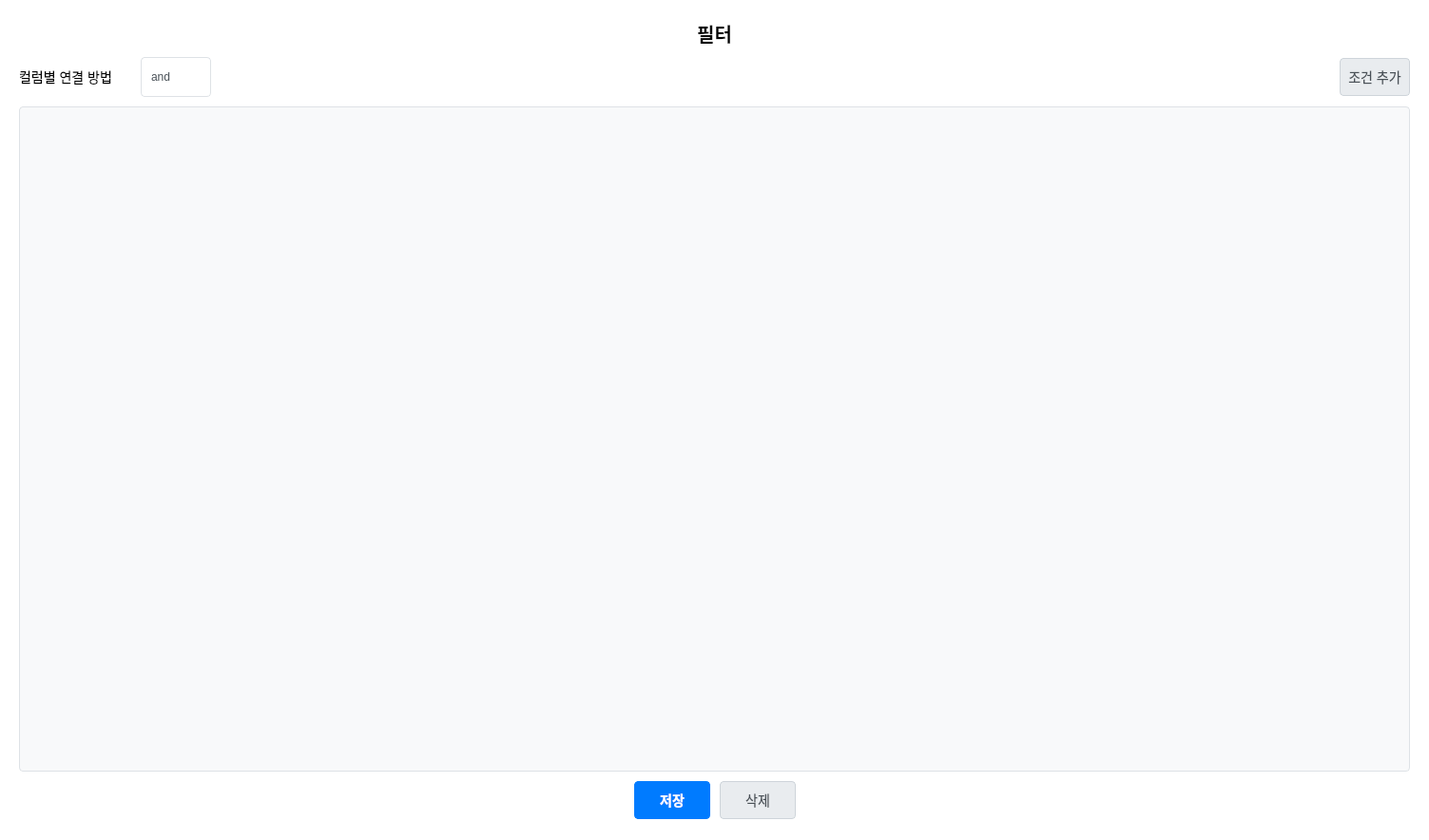
<?xml version="1.0" encoding="UTF-8"?>
<ui version="4.0">
 <class>ExportWidget</class>
 <widget class="QWidget" name="ExportWidget">
  <property name="geometry">
   <rect>
    <x>0</x>
    <y>0</y>
    <width>1503</width>
    <height>884</height>
   </rect>
  </property>
  <property name="styleSheet">
   <string notr="true">QWidget {
    background: white;
}
QLabel {
    color: #000000;
    font-size: 14px;
    background-color: transparent;
}
QLineEdit {
    padding: 8px 12px;
    border: 1px solid #ced4da;
    border-radius: 4px;
    background-color: #ffffff;
    font-size: 14px;
    min-height: 20px;
    color: #495057;
}
QLineEdit:focus {
    border: 1px solid #80bdff;
    outline: 0;
}
QPushButton {
    color: #495057;
    background-color: #e9ecef;
    border: 1px solid #ced4da;
    padding: 8px;
    border-radius: 4px;
    font-size: 14px;
}
QPushButton:hover {
    background-color: #dee2e6;
}
QPushButton#save_button {
    color: #fff;
    background-color: #007bff;
    border-color: #007bff;
    font-weight: bold;
}
QPushButton#save_button:hover {
    color: #fff;
    background-color: #0069d9;
    border-color: #0062cc;
}
QPushButton#save_button:pressed {
    background-color: #0062cc;
    border-color: #005cbf;
}
</string>
  </property>
  <layout class="QVBoxLayout" name="verticalLayout">
   <property name="spacing">
    <number>10</number>
   </property>
   <property name="leftMargin">
    <number>20</number>
   </property>
   <property name="topMargin">
    <number>20</number>
   </property>
   <property name="rightMargin">
    <number>20</number>
   </property>
   <property name="bottomMargin">
    <number>20</number>
   </property>
   <item>
    <widget class="QLabel" name="title_label">
     <property name="styleSheet">
      <string notr="true">font-size: 20px;
font-weight: bold;
color: #000000;
background-color: transparent;</string>
     </property>
     <property name="text">
      <string>필터</string>
     </property>
     <property name="alignment">
      <set>Qt::AlignmentFlag::AlignCenter</set>
     </property>
    </widget>
   </item>
   <item>
    <layout class="QHBoxLayout" name="horizontalLayout">
     <item>
      <widget class="QLabel" name="label">
       <property name="sizePolicy">
        <sizepolicy hsizetype="Fixed" vsizetype="Preferred">
         <horstretch>0</horstretch>
         <verstretch>0</verstretch>
        </sizepolicy>
       </property>
       <property name="styleSheet">
        <string notr="true">color: #000000;</string>
       </property>
       <property name="text">
        <string>컬럼별 연결 방법</string>
       </property>
      </widget>
     </item>
     <item>
      <spacer name="horizontalSpacer_3">
       <property name="orientation">
        <enum>Qt::Orientation::Horizontal</enum>
       </property>
       <property name="sizeType">
        <enum>QSizePolicy::Policy::Fixed</enum>
       </property>
       <property name="sizeHint" stdset="0">
        <size>
         <width>20</width>
         <height>20</height>
        </size>
       </property>
      </spacer>
     </item>
     <item>
      <widget class="QComboBox" name="connect_conditions_combobox">
       <property name="sizePolicy">
        <sizepolicy hsizetype="Fixed" vsizetype="Fixed">
         <horstretch>0</horstretch>
         <verstretch>0</verstretch>
        </sizepolicy>
       </property>
       <property name="styleSheet">
        <string notr="true">QComboBox {
	background-color: white;
	border: 1px solid #dee2e6;
	border-radius: 4px;
	padding: 5px 10px;
	min-height: 30px;
	color: #495057;
}
QComboBox:focus {
	border: 1px solid #339af0;
}
QComboBox::drop-down {
	subcontrol-origin: padding;
	subcontrol-position: center right;
	width: 30px;
	border: none;
}
QComboBox::down-arrow {
	image: url(src/ui/resources/images/down-arrow-svgrepo-com.svg);
	width: 10px;
	height: 10px;
	margin-right: 1px;
}
QComboBox QAbstractItemView {
	background-color: white;
	border: 1px solid #dee2e6;
	border-radius: 4px;
	outline: none;
	selection-background-color: #e9ecef;
	selection-color: #000;
}
QComboBox QAbstractItemView::item {
	padding: 8px 20px;
	color: #495057;
}
QComboBox QAbstractItemView::item:selected {
	background-color: #e9ecef;
	color: #000;
}
</string>
       </property>
       <item>
        <property name="text">
         <string>and</string>
        </property>
       </item>
       <item>
        <property name="text">
         <string>or</string>
        </property>
       </item>
      </widget>
     </item>
     <item>
      <spacer name="horizontalSpacer_4">
       <property name="orientation">
        <enum>Qt::Orientation::Horizontal</enum>
       </property>
       <property name="sizeHint" stdset="0">
        <size>
         <width>40</width>
         <height>20</height>
        </size>
       </property>
      </spacer>
     </item>
     <item>
      <widget class="QPushButton" name="add_condition_button">
       <property name="styleSheet">
        <string notr="true">QPushButton {
    color: #495057;
    background-color: #e9ecef;
    border: 1px solid #ced4da;
    padding: 8px;
    border-radius: 4px;
    font-size: 14px;
}
QPushButton:hover {
    background-color: #dee2e6;
}</string>
       </property>
       <property name="text">
        <string>조건 추가</string>
       </property>
      </widget>
     </item>
    </layout>
   </item>
   <item>
    <widget class="QTableWidget" name="conditions_table">
     <property name="sizePolicy">
      <sizepolicy hsizetype="Expanding" vsizetype="Expanding">
       <horstretch>0</horstretch>
       <verstretch>1</verstretch>
      </sizepolicy>
     </property>
     <property name="minimumSize">
      <size>
       <width>0</width>
       <height>0</height>
      </size>
     </property>
     <property name="styleSheet">
      <string notr="true">QTableWidget {
    background-color: #f8f9fa;
    border: 1px solid #dee2e6;
    border-radius: 4px;
    gridline-color: #e9ecef;
    color: #212529;
}
QTableWidget::item {
    padding: 4px;
    border-bottom: 1px solid #e9ecef;
    color: #212529;
    background-color: white;
}
QTableWidget::item:selected {
    background-color: #e7f5ff;
    color: #212529;
}
QTableWidget::item:focus {
    outline: none;
    border: none;
    background: #e7f5ff;
}
QHeaderView::section {
    background-color: #f8f9fa;
    color: #212529;
    padding: 8px;
    border: none;
    border-right: 1px solid #dee2e6;
    border-bottom: 1px solid #dee2e6;
    font-weight: bold;
}
QScrollBar:vertical {
    border: none;
    background: #f8f9fa;
    width: 10px;
    margin: 0px;
}
QScrollBar::handle:vertical {
    background: #dee2e6;
    min-height: 20px;
    border-radius: 5px;
}
QScrollBar::handle:vertical:hover {
    background: #adb5bd;
}
QScrollBar::add-line:vertical, QScrollBar::sub-line:vertical {
    height: 0px;
}
QScrollBar::add-page:vertical, QScrollBar::sub-page:vertical {
    background: none;
}
QScrollBar:horizontal {
    border: none;
    background: #f8f9fa;
    height: 10px;
    margin: 0px;
}
QScrollBar::handle:horizontal {
    background: #dee2e6;
    min-width: 20px;
    border-radius: 5px;
}
QScrollBar::handle:horizontal:hover {
    background: #adb5bd;
}
QScrollBar::add-line:horizontal, QScrollBar::sub-line:horizontal {
    width: 0px;
}
QScrollBar::add-page:horizontal, QScrollBar::sub-page:horizontal {
    background: none;
}</string>
     </property>
     <property name="editTriggers">
      <set>QAbstractItemView::EditTrigger::NoEditTriggers</set>
     </property>
     <property name="selectionMode">
      <enum>QAbstractItemView::SelectionMode::NoSelection</enum>
     </property>
     <property name="rowCount">
      <number>0</number>
     </property>
     <property name="columnCount">
      <number>0</number>
     </property>
     <attribute name="horizontalHeaderVisible">
      <bool>true</bool>
     </attribute>
     <attribute name="verticalHeaderVisible">
      <bool>false</bool>
     </attribute>
    </widget>
   </item>
   <item>
    <layout class="QHBoxLayout" name="buttonLayout">
     <item>
      <spacer name="horizontalSpacer">
       <property name="orientation">
        <enum>Qt::Orientation::Horizontal</enum>
       </property>
       <property name="sizeHint" stdset="0">
        <size>
         <width>40</width>
         <height>20</height>
        </size>
       </property>
      </spacer>
     </item>
     <item>
      <widget class="QPushButton" name="save_button">
       <property name="minimumSize">
        <size>
         <width>80</width>
         <height>0</height>
        </size>
       </property>
       <property name="styleSheet">
        <string notr="true">QPushButton {
    color: #495057;
    background-color: #e9ecef;
    border: 1px solid #ced4da;
    padding: 8px;
    border-radius: 4px;
    font-size: 14px;
}
QPushButton:hover {
    background-color: #dee2e6;
}
QPushButton#save_button {
    color: #fff;
    background-color: #007bff;
    border-color: #007bff;
    font-weight: bold;
}
QPushButton#save_button:hover {
    color: #fff;
    background-color: #0069d9;
    border-color: #0062cc;
}
QPushButton#save_button:pressed {
    background-color: #0062cc;
    border-color: #005cbf;
}</string>
       </property>
       <property name="text">
        <string>저장</string>
       </property>
      </widget>
     </item>
     <item>
      <widget class="QPushButton" name="delete_btn">
       <property name="minimumSize">
        <size>
         <width>80</width>
         <height>0</height>
        </size>
       </property>
       <property name="styleSheet">
        <string notr="true">QPushButton {
    color: #495057;
    background-color: #e9ecef;
    border: 1px solid #ced4da;
    padding: 8px;
    border-radius: 4px;
    font-size: 14px;
}
QPushButton:hover {
    background-color: #dee2e6;
}</string>
       </property>
       <property name="text">
        <string>삭제</string>
       </property>
      </widget>
     </item>
     <item>
      <spacer name="horizontalSpacer_2">
       <property name="orientation">
        <enum>Qt::Orientation::Horizontal</enum>
       </property>
       <property name="sizeHint" stdset="0">
        <size>
         <width>40</width>
         <height>20</height>
        </size>
       </property>
      </spacer>
     </item>
    </layout>
   </item>
   <item>
    <spacer name="verticalSpacer">
     <property name="orientation">
      <enum>Qt::Orientation::Vertical</enum>
     </property>
     <property name="sizeHint" stdset="0">
      <size>
       <width>20</width>
       <height>2</height>
      </size>
     </property>
    </spacer>
   </item>
  </layout>
 </widget>
 <resources/>
 <connections/>
</ui>
